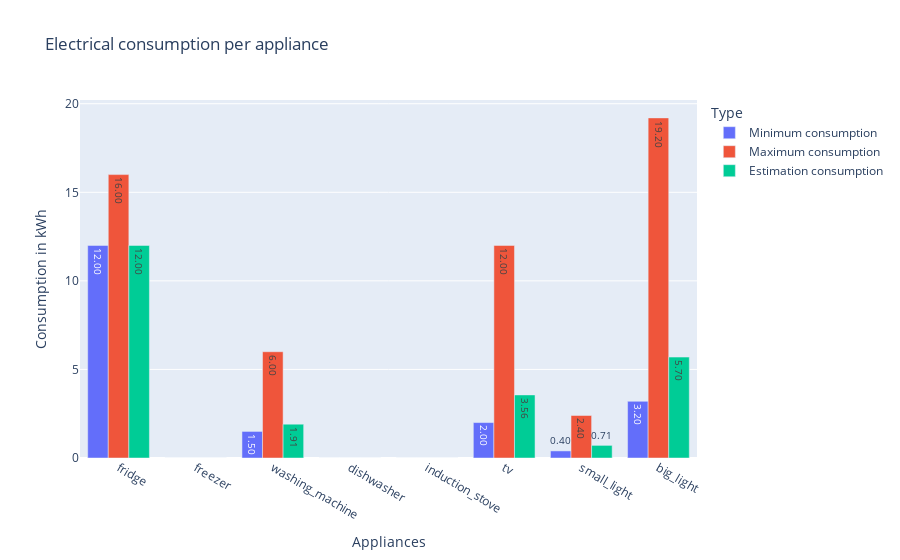

The cell this chart's notebook holds for it:
### Code cell
bargraph(df, e_tot=e_tot)

### Figure 1 — Plotly figure (JSON) as saved in the notebook; plotly's stock layout.template omitted (floating-point values rounded to 4 significant figures)
{"data": [{"alignmentgroup": "True", "hovertemplate": "Type=Minimum consumption<br>Appliances=%{x}<br>Consumption in kWh=%{y}<extra></extra>", "legendgroup": "Minimum consumption", "marker": {"color": "#636efa", "pattern": {"shape": ""}}, "name": "Minimum consumption", "offsetgroup": "Minimum consumption", "orientation": "v", "showlegend": true, "textposition": "auto", "texttemplate": "%{y:.2f}", "type": "bar", "x": ["fridge", "freezer", "washing_machine", "dishwasher", "induction_stove", "tv", "small_light", "big_light"], "xaxis": "x", "y": [12, 0, 1.5, 0, 0, 2, 0.4, 3.2], "yaxis": "y"}, {"alignmentgroup": "True", "hovertemplate": "Type=Maximum consumption<br>Appliances=%{x}<br>Consumption in kWh=%{y}<extra></extra>", "legendgroup": "Maximum consumption", "marker": {"color": "#EF553B", "pattern": {"shape": ""}}, "name": "Maximum consumption", "offsetgroup": "Maximum consumption", "orientation": "v", "showlegend": true, "textposition": "auto", "texttemplate": "%{y:.2f}", "type": "bar", "x": ["fridge", "freezer", "washing_machine", "dishwasher", "induction_stove", "tv", "small_light", "big_light"], "xaxis": "x", "y": [16, 0, 6, 0, 0, 12, 2.4, 19.2], "yaxis": "y"}, {"alignmentgroup": "True", "hovertemplate": "Type=Estimation consumption<br>Appliances=%{x}<br>Consumption in kWh=%{y}<extra></extra>", "legendgroup": "Estimation consumption", "marker": {"color": "#00cc96", "pattern": {"shape": ""}}, "name": "Estimation consumption", "offsetgroup": "Estimation consumption", "orientation": "v", "showlegend": true, "textposition": "auto", "texttemplate": "%{y:.2f}", "type": "bar", "x": ["fridge", "freezer", "washing_machine", "dishwasher", "induction_stove", "tv", "small_light", "big_light"], "xaxis": "x", "y": [12, 0, 1.908, 0, 0, 3.561, 0.7122, 5.697], "yaxis": "y"}], "layout": {"barmode": "group", "legend": {"title": {"text": "Type"}, "tracegroupgap": 0}, "title": {"text": "Electrical consumption per appliance"}, "xaxis": {"anchor": "y", "domain": [0, 1], "title": {"text": "Appliances"}}, "yaxis": {"anchor": "x", "domain": [0, 1], "title": {"text": "Consumption in kWh"}}}}
